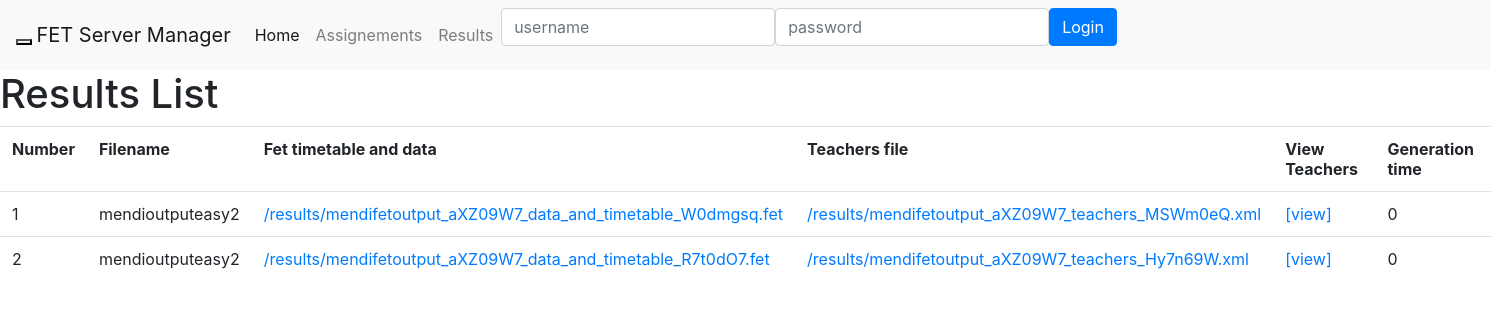
The app's page /fet/fetfiles/results with its own data.
### cServer/models.py (models this page shows, shortened)
class Result(models.Model):
    fetfile = models.ForeignKey(File)
    rfile = models.FileField(upload_to='results/')
    tfile = models.FileField(upload_to='results/')
    time = models.IntegerField(default=0)

class File(models.Model):
    name = models.CharField(max_length=60)
    fetfile = models.FileField(upload_to='fetfiles/')

### cServer/views.py (the view)
def show_results(request):
    rs = Result.objects.all()
    return render(request,"results.html",{'results':rs})

### cServer/templates/results.html (shortened to what this page needs)
{% extends 'base.html' %}
{% block content %}
        <h1>Results List</h1>
        <table id="id_list_table" class="table">
            <tr>
                <th>Number</th>
                <th>Filename</th>
                <th>Fet timetable and data</th>
                <th>Teachers file</th>
                <th>View Teachers</th>
                <th>Generation time</th>
            </tr>
             {% for result in results %}
                <tr>
                    <td>{{ forloop.counter }}</td>
                    <td>{{ result.fetfile.name }}</td>
                    <td><a href="./results/fet/{{ result.id }}">{{ result.rfile.url }}</a></td>
                    <td><a href="./results/teacher/{{ result.id }}">{{ result.tfile.url }}</a></td>
                    <td><a href="./view/{{ result.id }}">[view]</a></td>
                    <td> {{ result.time }}</td>
                </tr>
            {% endfor %}
        </table>
{% endblock %}

### cServer/templates/base.html (shortened to what this page needs)
<html>
<head>
<link rel="stylesheet" href="https://maxcdn.bootstrapcdn.com/bootstrap/4.0.0/css/bootstrap.min.css">
</head>
<body {% block body %} {% endblock %}>
	<nav class="navbar navbar-expand-lg navbar-light bg-light">
 		<div class="navbar-header">
            <button type="button" class="navbar-toggle" data-toggle="collapse" data-target=".navbar-collapse" aria-expanded="false" aria-controls="navbar">
			</button>
			<a class="navbar-brand" href="#">FET Server Manager</a>
        </div>
         <div id="navbar" class="navbar-collapse collapse">
            <ul class="navbar-nav">
              <li class="nav-item active">
                <a class="nav-link" href="{% url 'home' %}">Home <span class="sr-only">(current)</span></a>
              </li>
              <li class="nav-item">
                <a class="nav-link" href="{% url 'asig' %}">Assignements</a>
              </li>
              <li class="nav-item">
                <a class="nav-link" href="{% url 'results' %}">Results</a>
              </li>
            </ul>
            {% if not request.user.is_authenticated %}
              <form class='form-inline navbar-from navbar-right' method='POST' action='{% url "login" %}'>
              	<div class='form-group'>
              		<input type='text' class='form-control' name='username' placeholder='username' />
              	</div>
              	<div class='form-group'>
              		<input type='password' class='form-control' name='password' placeholder='password' />
              	</div>
              	<button type="submit" class="btn btn-primary">Login</button>
              </form>
              {% else %}
              <ul class="navbar-nav">
              	<li><a href="{% url 'logout' %}">Log Out</a></li>
              </ul>
              {% endif %}
          </div>
        </nav>
{% block content %}
{% endblock %}
</body>
</html>

### records on screen
Result: fetfile.name "mendioutputeasy2", rfile "/results/mendifetoutput_aXZ09W7_data_and_timetable_W0dmgsq.fet", tfile "/results/mendifetoutput_aXZ09W7_teachers_MSWm0eQ.xml", time "0"
Result: fetfile.name "mendioutputeasy2", rfile "/results/mendifetoutput_aXZ09W7_data_and_timetable_R7t0dO7.fet", tfile "/results/mendifetoutput_aXZ09W7_teachers_Hy7n69W.xml", time "0"
